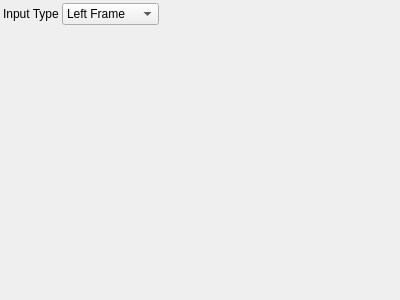
<?xml version="1.0" encoding="UTF-8"?>
<ui version="4.0">
 <class>InputFilterParametersControlWidget</class>
 <widget class="QWidget" name="InputFilterParametersControlWidget">
  <property name="geometry">
   <rect>
    <x>0</x>
    <y>0</y>
    <width>400</width>
    <height>300</height>
   </rect>
  </property>
  <property name="windowTitle">
   <string>InputFilterParameters</string>
  </property>
   <layout class="QGridLayout" name="gridLayout">
    <property name="margin">
     <number>3</number>
    </property>
    <property name="spacing">
     <number>3</number>
    </property>
    <item row="0" column="0">
     <widget class="QLabel" name="label_0">
       <property name="text">
         <string>Input Type</string>
       </property>
     </widget>
    </item>
    <item row="0" column="1">
     <widget class="QComboBox" name="inputTypeComboBox">
       <property name="currentIndex">
         <number>0</number>
       </property>
       <item>
        <property name="text">
         <string>Left Frame</string>
        </property>
       </item>
       <item>
        <property name="text">
         <string>Right Frame</string>
        </property>
       </item>
       <property name="toolTip">
         <string>Input Type</string>
       </property>
     </widget>
    </item>
   <item row="1" column="0">
    <spacer name="verticalSpacer">
     <property name="orientation">
      <enum>Qt::Vertical</enum>
     </property>
     <property name="sizeHint" stdset="0">
      <size>
       <width>0</width>
       <height>0</height>
      </size>
     </property>
    </spacer>
   </item>
   <item row="1" column="2">
    <spacer name="horizontalSpacer">
     <property name="orientation">
      <enum>Qt::Horizontal</enum>
     </property>
     <property name="sizeHint" stdset="0">
      <size>
       <width>0</width>
       <height>0</height>
      </size>
     </property>
    </spacer>
   </item>
  </layout>
 </widget>
 <layoutdefault spacing="3" margin="3"/>
 <resources/>
 <connections>
  <connection>
   <sender>inputTypeComboBox</sender>
   <signal>currentIndexChanged(int)</signal>
   <receiver>InputFilterParametersControlWidget</receiver>
   <slot>changeParameters()</slot>
  </connection>
 </connections>
 <slots>
  <slot>changeParameters()</slot>
 </slots>
 <customwidgets>
 </customwidgets>
</ui>
